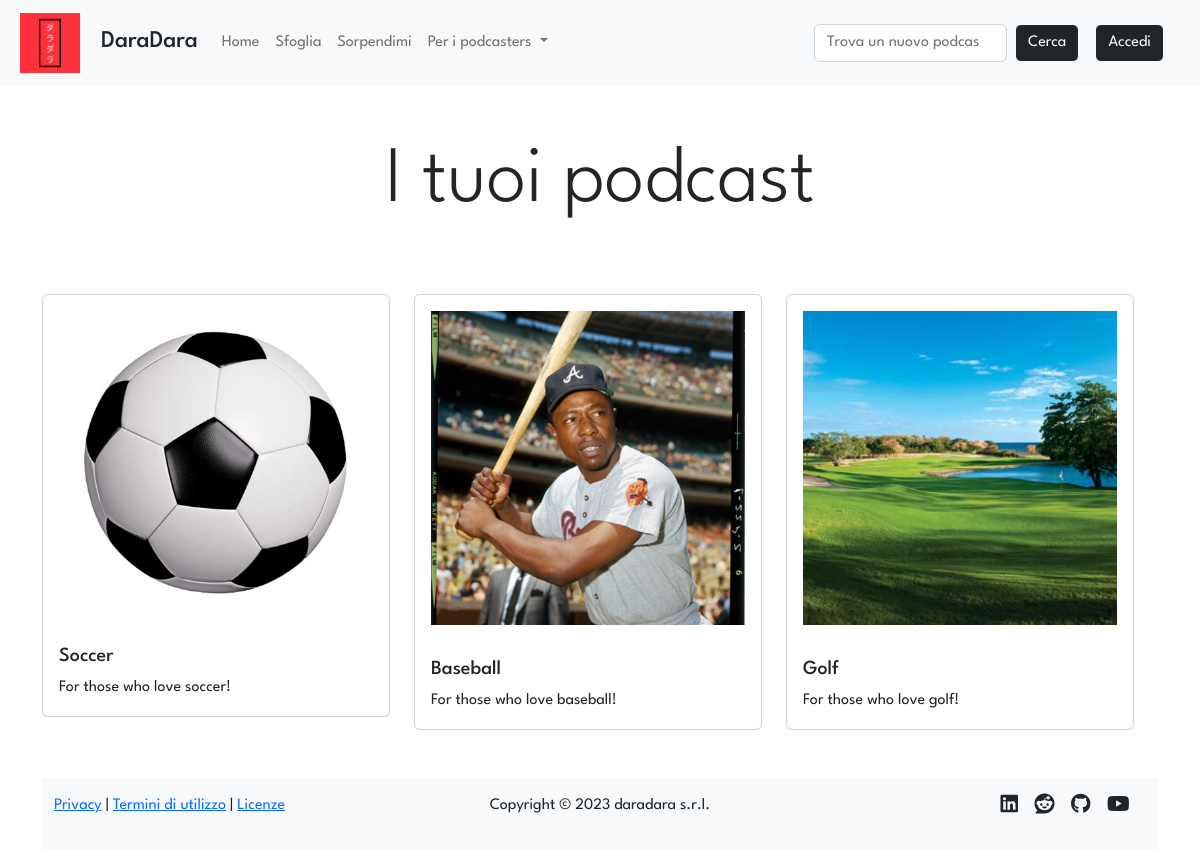
Before: /profile/1/podcasts with the older database file.
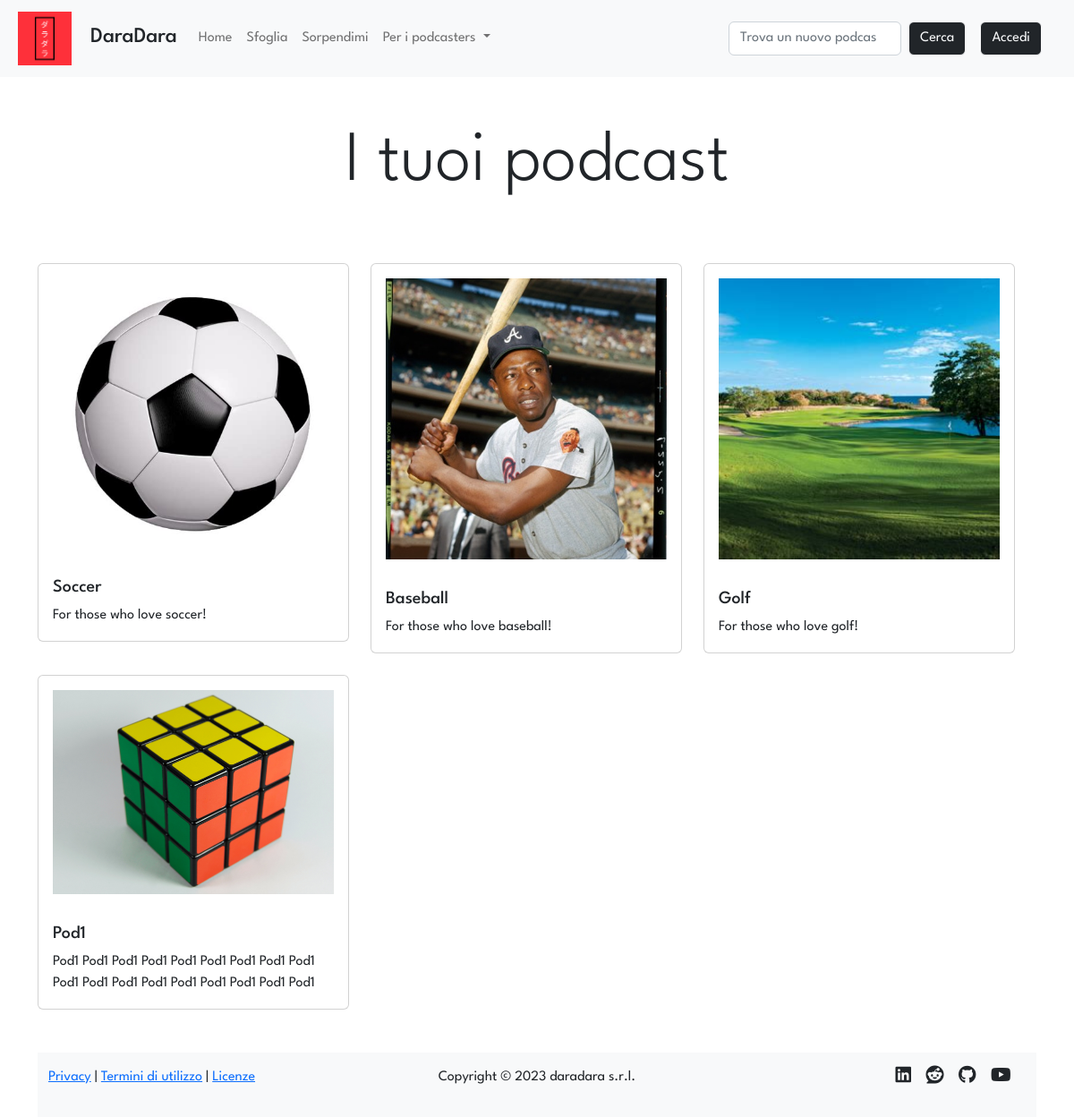
After: the same page with the newer database file.
### tables this page shows
CREATE TABLE "podcasts" (
	"id"	INTEGER NOT NULL UNIQUE,
	"title"	TEXT NOT NULL UNIQUE,
	"desc"	TEXT NOT NULL,
	"img"	TEXT NOT NULL,
	"id_user"	INTEGER NOT NULL,
	FOREIGN KEY("id_user") REFERENCES "users"("id"),
	PRIMARY KEY("id" AUTOINCREMENT)
);

### app.py (the view)
@app.route('/profile/<int:id>/podcasts')
def owned(id: int):
    user = dao.get_user(id)
    if user:
        podcasts = dao.get_podcasts_by_user(id)
        return render_template('owned.html', podcasts=podcasts)
    else:
        flash('Il profilo cercato non esiste', 'warning')
        return redirect(url_for('index'))

### data/dao.py (called while the page is built)
def get_user(id):
    conn, cursor = connect()
    user = False
    try:
        sql = 'SELECT * FROM users WHERE id = ?'
        cursor.execute(sql, (id,))
        user = cursor.fetchone()
    except Exception as e:
        print(e)
    close(conn, cursor)
    return user

def get_podcasts_by_user(id_user):
    conn, cursor = connect()
    podcast = False
    try:
        sql = 'SELECT * FROM podcasts WHERE id_user = ?'
        cursor.execute(sql, (id_user,))
        podcast = cursor.fetchall()
    except Exception as e:
        print(e)
    close(conn, cursor)
    return podcast

def connect():
    conn = sqlite3.connect(PATH)
    conn.row_factory = sqlite3.Row
    cursor = conn.cursor()
    return conn, cursor

def close(conn, cursor):
    cursor.close()
    conn.close()

### templates/owned.html (shortened to what this page needs)
{% extends 'layout.html' %}
{% block content %}
{% if podcasts %}
<div class="row">
    <p class="text-center display-1">I tuoi podcast</p>
</div>
<div class="row">
    <div class="row row-cols-1 row-cols-md-3 g-4">
            {% for podcast in podcasts %}
            <div class="col">
            <div class="card">
                <img class="card-img-top img-fluid p-1 p-lg-3" src="{{url_for('static', filename='uploads/images/covers/'+podcast.id|string+podcast.img)}}" class="card-img-left img-fluid h-100 w-100 d-block mx-auto" alt="podcast {{podcast.title}} image">
                <div class="card-body">
                <h5 class="card-title">{{podcast.title}}</h5>
                <p class="card-text">{{podcast.desc}}</p>
                </div>
            </div>
            </div>
            {% endfor %}
</div>
{% else %}
<div class="row">
    <p class="text-center display-1">Non hai ancora pubblicato nessun podcast 😢</p>
    <p class="text-center"><small>(per ora...)</small></p>
</div>
{% endif %}
{% endblock %}

Changed rows visible on the page:
added podcasts: id+img (picture), title "Pod1", desc "Pod1 Pod1 Pod1 Pod1 Pod1 Pod1 Pod1 Pod1 Pod1 Pod1 Pod1 Pod1 Pod1 Pod1 Pod1 Pod1 Pod1 Pod1"
